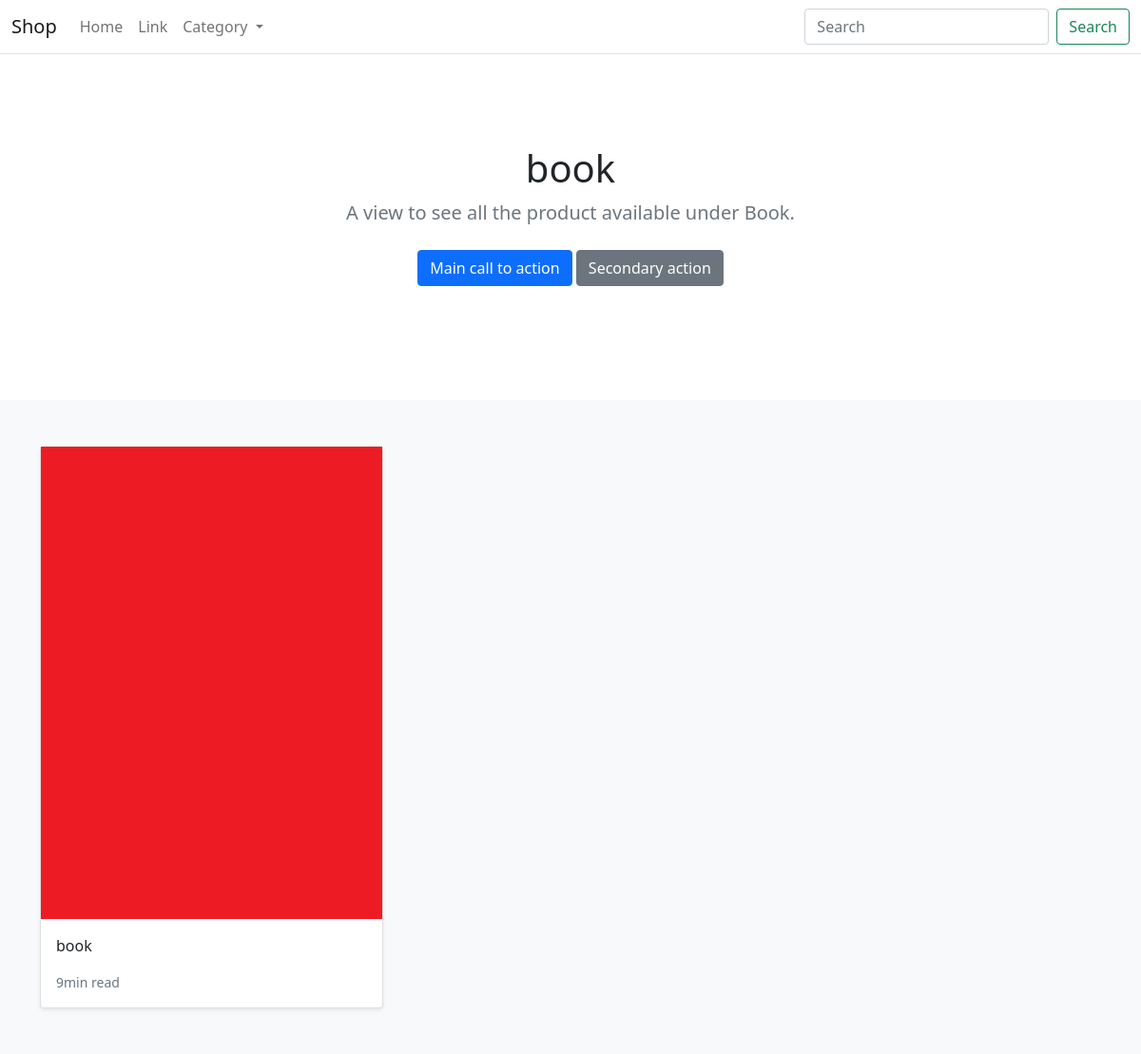
/search/book/, run on an earlier commit of the app's database.
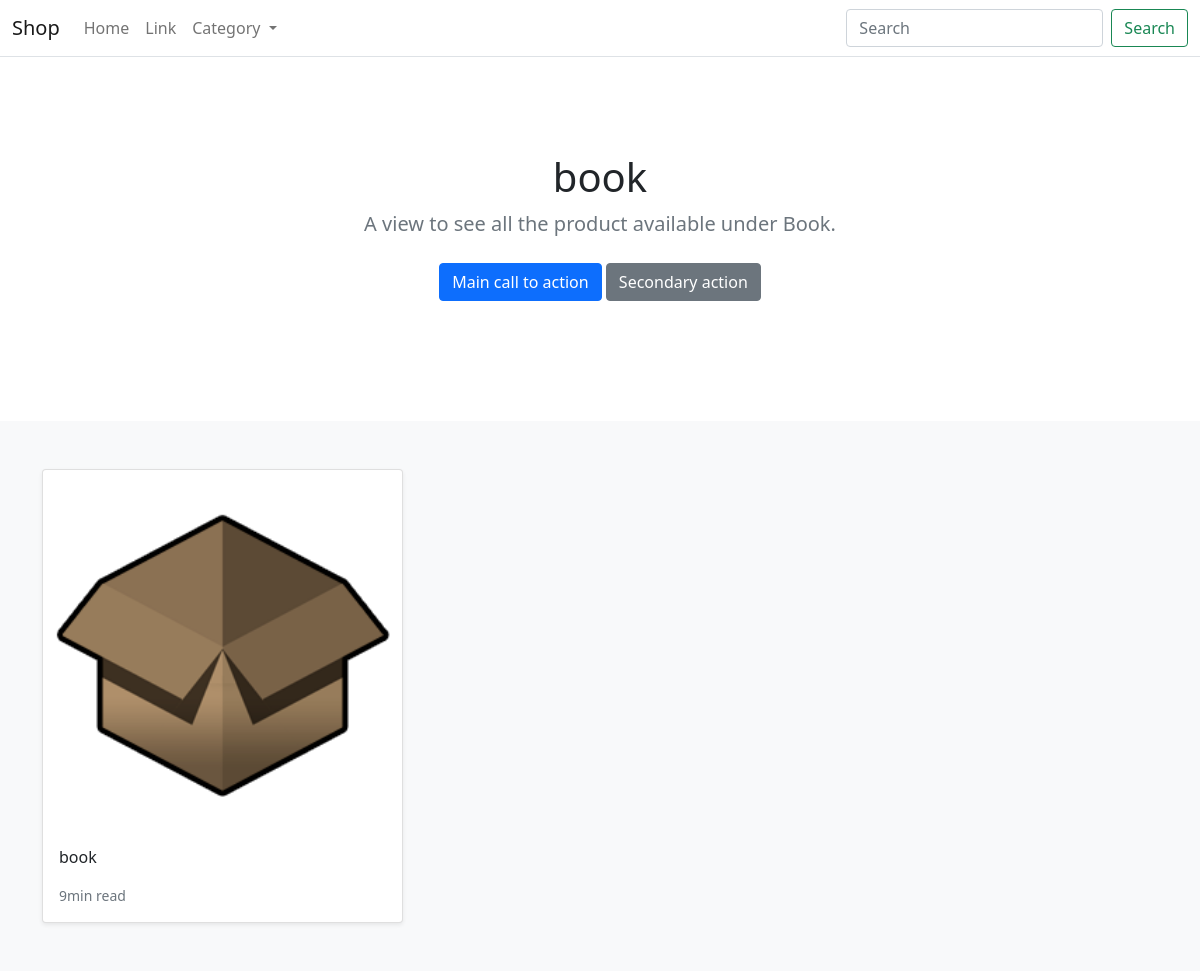
And on a later commit of the database.
### store/models.py (models this page shows, shortened)
class Product(models.Model):
    category = models.ForeignKey(Category, related_name='product', on_delete=models.CASCADE)
    created_by = models.ForeignKey(User, on_delete=models.CASCADE, related_name='product_creator')
    title = models.CharField(max_length=255)
    description = models.TextField(blank=True)
    image = models.ImageField(upload_to='images/')
    slug = models.SlugField(max_length=255, unique=True)
    price = models.DecimalField(max_digits=4, decimal_places=2)
    in_stock = models.BooleanField(default=True)
    is_active = models.BooleanField(default=True)
    created = models.DateTimeField(auto_now_add=True)
    updated = models.DateTimeField(auto_now=True)
    class Meta:
        verbose_name_plural = 'Products'
        ordering = ('-created',)
    def get_absolute_url(self):
        return reverse('store:product_detail', args=[self.slug])

### store/views.py (the view)
# urls.py: path('search/<slug:category_slug>/', views.category_list, name="category_list"),
def category_list(request, category_slug):
    category = get_object_or_404(Category, slug=category_slug)
    products = Product.objects.filter(category=category)
    return render(request, 'store/products/category.html', {'category': category, 'products': products})

### store/models.py (called while the page is built)
    def get_absolute_url(self):
        return reverse('store:category_list', args=[self.slug])

### store/views.py (called while the page is built)
def categories(request):
    return {
        'categories' : Category.objects.all()
    }

### templates/store/products/category.html (shortened to what this page needs)
{% extends '../base.html' %}
{% load static %}
{% block content %}
    <section class="py-5 text-center container">
        <div class="row py-lg-5">
            <div class="col-lg-6 col-md-8 mx-auto">
                <h1 class="fw-light">{{category.name}}</h1>
                <p class="lead text-muted">A view to see all the product available under {{category.name|title}}.</p>
                <p>
                <a href="#" class="btn btn-primary my-2">Main call to action</a>
                <a href="#" class="btn btn-secondary my-2">Secondary action</a>
                </p>
            </div>
        </div>
    </section>
    <div class="album py-5 bg-light">
        <div class="container">
            <div class="row row-cols-1 row-cols-sm-2 row-cols-md-3 g-3">
                {%for product in products%}
                <div class="col">
                    <div class="card shadow-sm">
                        <img class="img-fluid" alt="Responsive image" src="{{ product.image.url }}">
                        <div class="card-body">
                        <p class="card-text">
                            <a class="text-dark text-decoration-none" href="{{ product.get_absolute_url }}">{{ product.title }}</a>
                        </p>
                        <div class="d-flex justify-content-between align-items-center">
                            <small class="text-muted">9min read</small>
                        </div>
                        </div>
                    </div>
                </div>
                {% endfor%}
            </div>
        </div>
    </div>
{% endblock %}

What changed in the data, as far as the page shows it:
changed Product "book": image: a different picture
